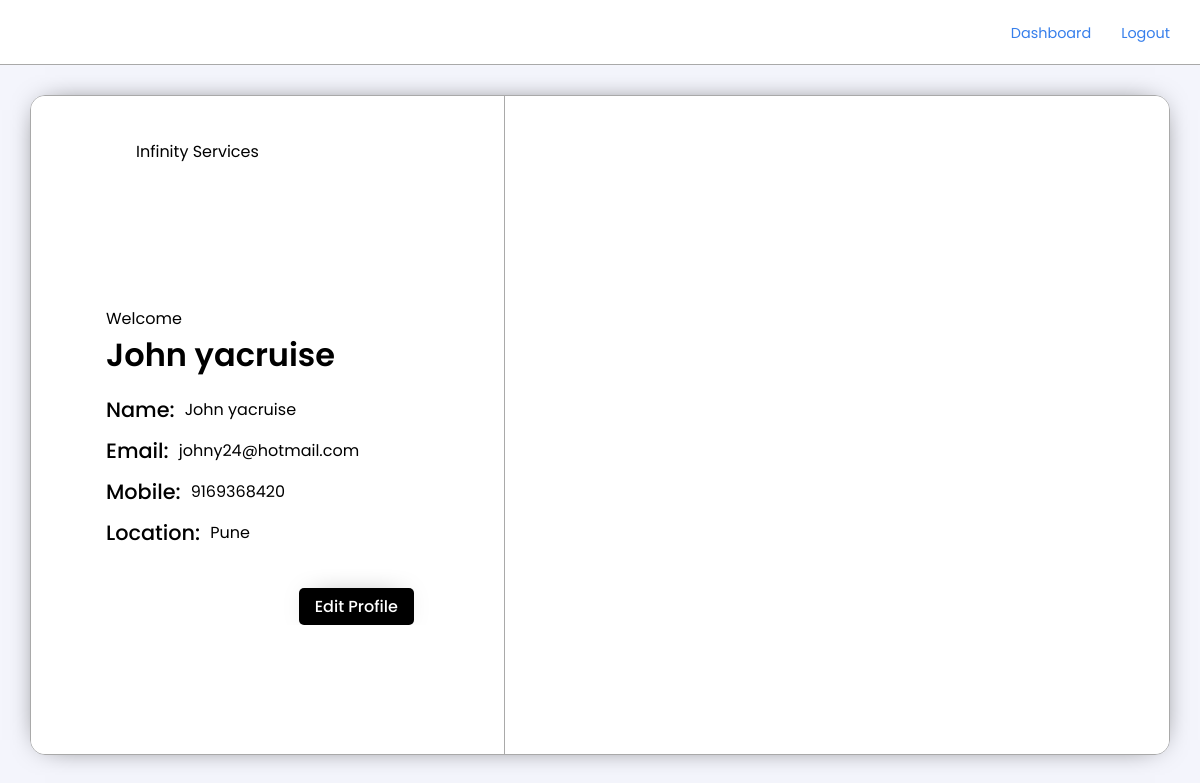
The app's page /user/profile.php (signed in), older data.
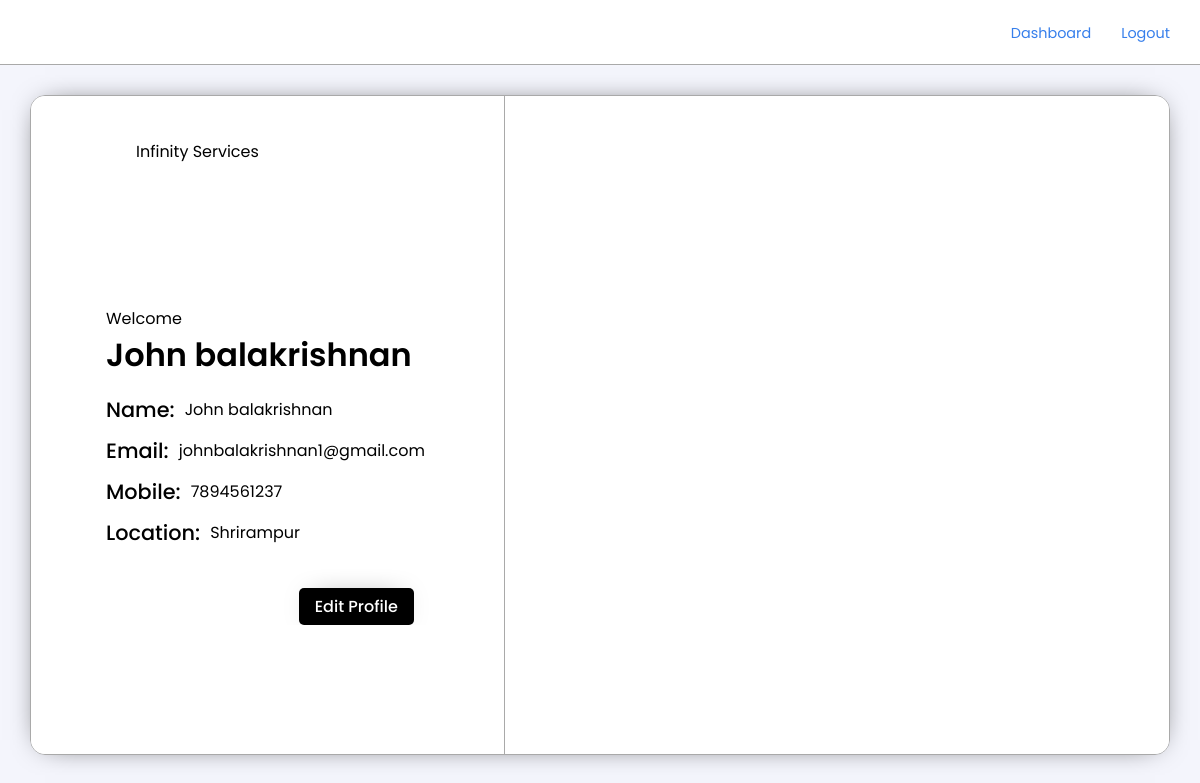
The same page, newer data.
### tables this page shows
CREATE TABLE `users` (
  `id` int(11) NOT NULL,
  `uname` varchar(50) NOT NULL,
  `umail` varchar(50) NOT NULL,
  `umob` bigint(20) NOT NULL,
  `location` varchar(25) DEFAULT NULL
);

### user/profile.php (the view, shortened to what this page needs)
<?php
     include ("../conn.php");
     $userId = $_SESSION['sess_id'];
     mysqli_select_db($conn, 'infinity') or die(mysqli_error($conn));
     $unFIlteredSPData = mysqli_query($conn, "SELECT * FROM users WHERE id= '$userId'");
     $spData = mysqli_fetch_array($unFIlteredSPData);
?>
<!DOCTYPE html>
<html lang="en">
<head>
    <link rel="stylesheet" href="../Assets/Styles/style.css?v=<?php echo time(); ?>">
</head>
<body>
<nav class="glass">
        <a href="#home"><img src="../Assets/Images/infinityLoop2.gif" class="navImg" alt=""></a>
            <ul>
            <li><a href='./'>Dashboard</a></li>
            <li><a href='../logout.php'>Logout</a></li>
        </ul>
    </nav>
<section class="lsSection"id="mainSectionSmall">
        <div class="lsModal boxShadow1">
            <div class="lsModalSec1">
            <div class="lsModalLogoDiv">
                    <img src="../Assets/Images/infinityLoop2.gif" class="lsModalLogo" alt="" />
                    <p>Infinity Services</p>
            </div>
                <div class="lsModelForm">
                    <p>Welcome <h2><?php echo"$spData[uname]" ?></h2></p>
                    <ul>
                        <li><h3>Name:</h3> <p><?php echo"$spData[uname]" ?></p></li>
                        <li><h3>Email:</h3> <p><?php echo"$spData[umail]" ?></p> </li>
                        <li><h3>Mobile:</h3> <p><?php echo"$spData[umob]" ?></p></li>
                        <li><h3>Location:</h3> <p><?php echo"$spData[location]" ?></p></li>
                    </ul>
                    <div class="lsModelFormBottom">
                        <a href="account-setup.php" class="btn boxShadow1" type="submit" name="add_prof">Edit Profile</a>                    </div>
                </div>
            </div>
            <div class="lsModalSec2">
            </div>
        </div>
    </section>
</body>
</html>

Row changes from the older to the newer data that the page shows:
removed users: uname "John yacruise", umail "johny24@hotmail.com", umob "9169368420", location "Pune"
added users: uname "John balakrishnan", umail "johnbalakrishnan1@gmail.com", umob "7894561237", location "Shrirampur"
